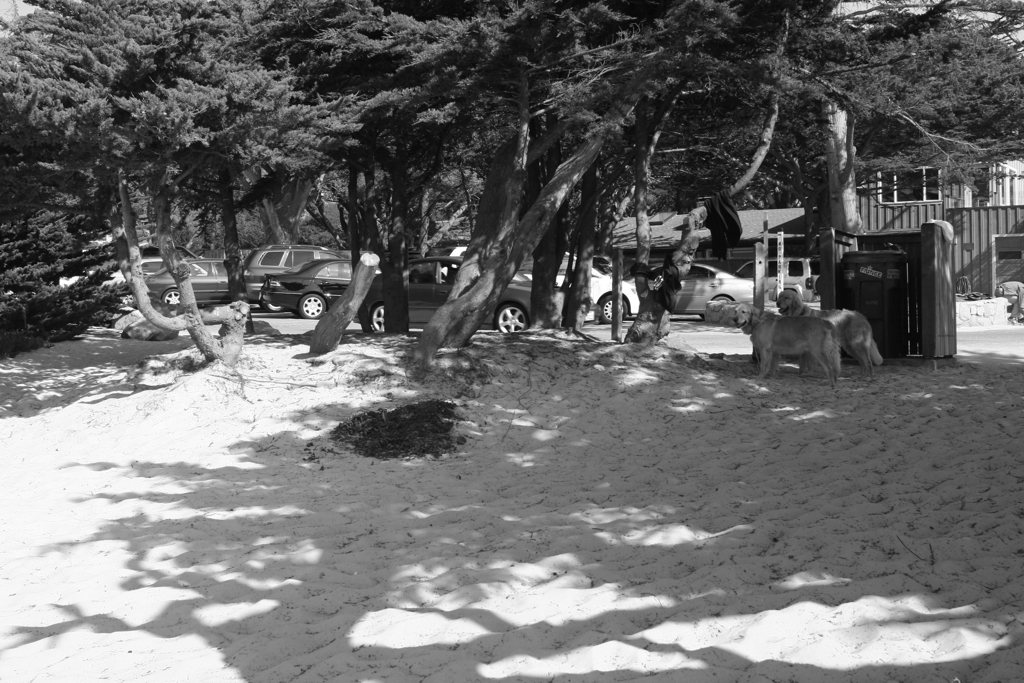
#> input picture ImageStitching/carmel/carmel-00.png, 1024 x 683 px
$ python ImageStitcher.py
#> lines starting #> are read from the running program, lines starting #| are printed output that depends on the picture
### ImageStitching/ImageMatcher.py
import cv2
import numpy as np

class ImageMatcher:
	def __init__(self):
		self._featureDetector = cv2.xfeatures2d.SURF_create()
		# self._featureDetector = cv2.xfeatures2d.SIFT_create()
		index_params = dict(algorithm=0, trees=5)
		search_params = dict(checks=50)
		self._matcher = cv2.FlannBasedMatcher(index_params, search_params)
		# self._match = cv2.BFMatcher()

	# [39 lines left out: functions _getFeatures, match, not called in this run]


# [5 lines that do not run on import are left out]

### ImageStitching/ImageStitcher.py
import cv2
import numpy as np
from ImageMatcher import ImageMatcher

class ImageStitcher:
    # warp i1 to i2
    def __init__(self):
        self._i1 = None
        self._i2 = None
        self._pre_shift = None
        self._post_shift = None
        self.mergeImage = None
        self.mask1_out = None
        self.mask2_out = None
        self._imageMatcher = ImageMatcher()

    # [118 lines left out: functions initialize, merge, _checkConditionNumber, _trim, not called in this run]


if __name__ == "__main__":
    i1 = cv2.imread('./carmel/carmel-00.png')
#> i1 is the input picture: shape (683, 1024, 3); min 3, max 255, mean 107.5
    i2 = cv2.imread('./carmel/carmel-01.png')
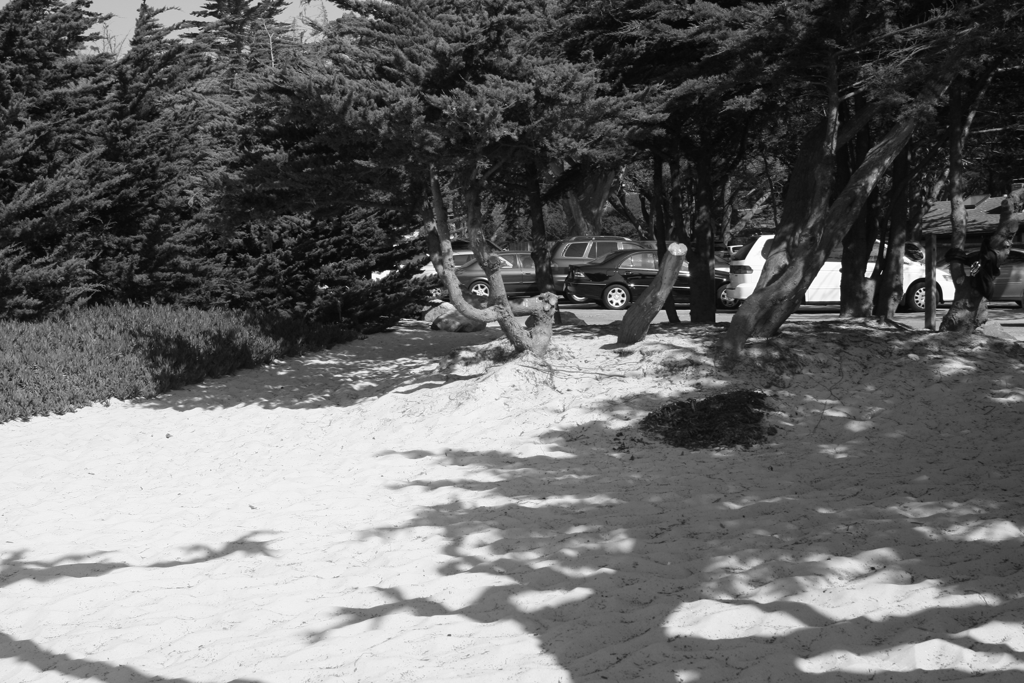
#> input picture ImageStitching/carmel/carmel-01.png, 1024 x 683 px
#> i2 is the input picture: shape (683, 1024, 3); min 4, max 255, mean 105.7
    i3 = cv2.imread('./carmel/carmel-02.png')
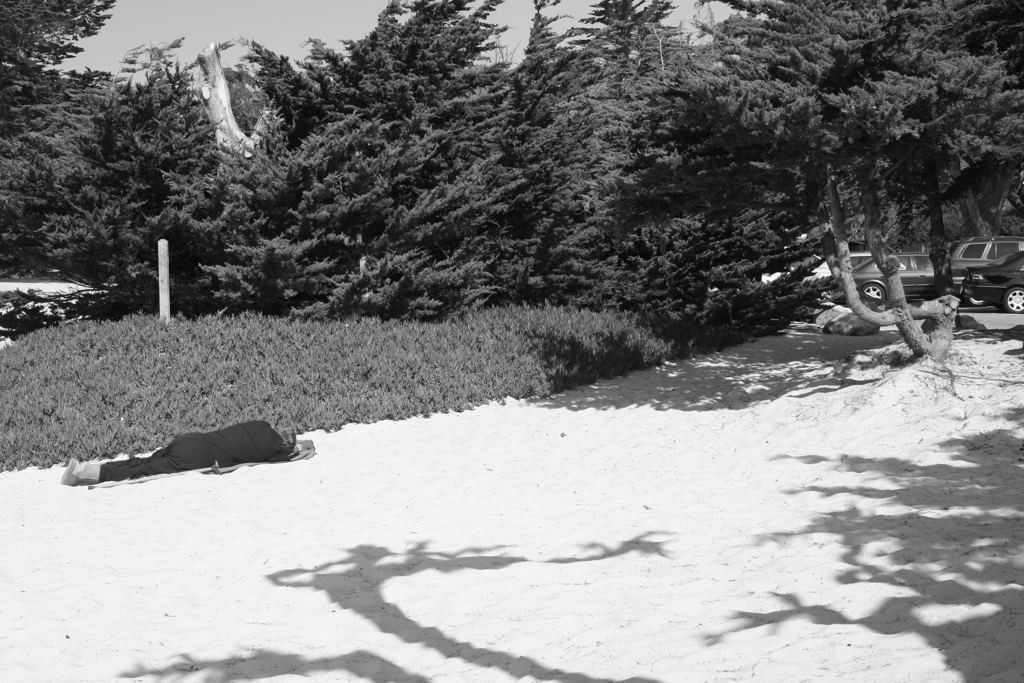
#> input picture ImageStitching/carmel/carmel-02.png, 1024 x 683 px
#> i3 is the input picture: shape (683, 1024, 3); min 7, max 255, mean 130.8
#> (the run stopped early here; a loop or call above may not have finished)
